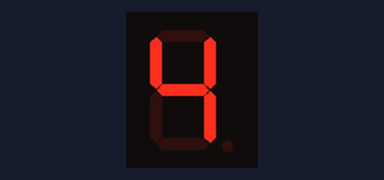
The sketch below on a simulated Arduino Uno, built with avr-gcc and run on an emulated ATmega328P. Parts: 1-digit seven-segment display. Wiring (inferred from the names in the program): 1-digit 7-segment display, segments lit when LOW: segments pin 13, pin 12, pin 11, pin 10, pin 9, pin 8, pin 7. The segment pins are drawn as the display they are named for.

Above: at 0.1 s.
At 1.1 s:
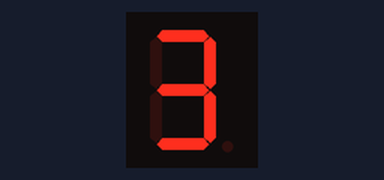
At 2.1 s:
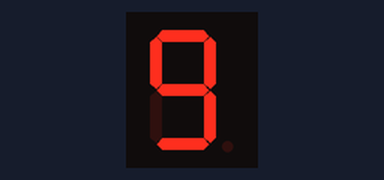
At 3.1 s:
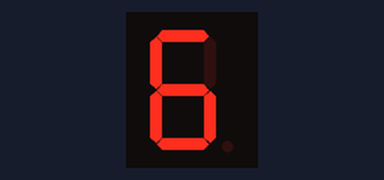
At 4.1 s:
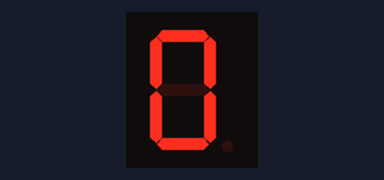
At 6.1 s:
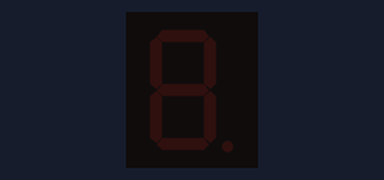

Measured:
- by itself, everything shown: repeats every 7.0 s, in 7 steps
- what the display in image 1 shows lasts 1.0 s, from 1.0 s to 2.0 s

The sketch:

display_NIU_with_lookup_table.ino
```cpp
// Ananda Hafidh R K
// 19/439605/TK/48335

int pins[] = {13, 12, 11, 10, 9, 8, 7};
            //A, B, C, D, E, F, G
int NIU[] = {4, 3, 9, 6, 0, 5};

int digit[10][7] = { {LOW,LOW,LOW,LOW,LOW,LOW,HIGH},
                     {HIGH,LOW,LOW,HIGH,HIGH,HIGH,HIGH},
                     {LOW,LOW,HIGH,LOW,LOW,HIGH,LOW},
                     {LOW,LOW,LOW,LOW,HIGH,HIGH,LOW},
                     {HIGH,LOW,LOW,HIGH,HIGH,LOW,LOW},
                     {LOW,HIGH,LOW,LOW,HIGH,LOW,LOW},
                     {LOW,HIGH,LOW,LOW,LOW,LOW,LOW},
                     {LOW,LOW,LOW,HIGH,HIGH,HIGH,HIGH},
                     {LOW,LOW,LOW,LOW,LOW,LOW,LOW},
                     {LOW,LOW,LOW,LOW,HIGH,LOW,LOW}
                   };

void display(int num) {
  for (int i = 0; i<7; i++){
    digitalWrite(pins[i], digit[num][i]);
  }
}

void setup() {
  for (int i = 7; i<=13; i++) pinMode(i, OUTPUT);
}

void loop() {
  for (int i = 0; i<6; i++) {
    display(NIU[i]);
    delay(1000);
  }
  //clear
  for (int i = 0; i<7; i++) digitalWrite(pins[i], HIGH);
  delay(1000);
}
```
